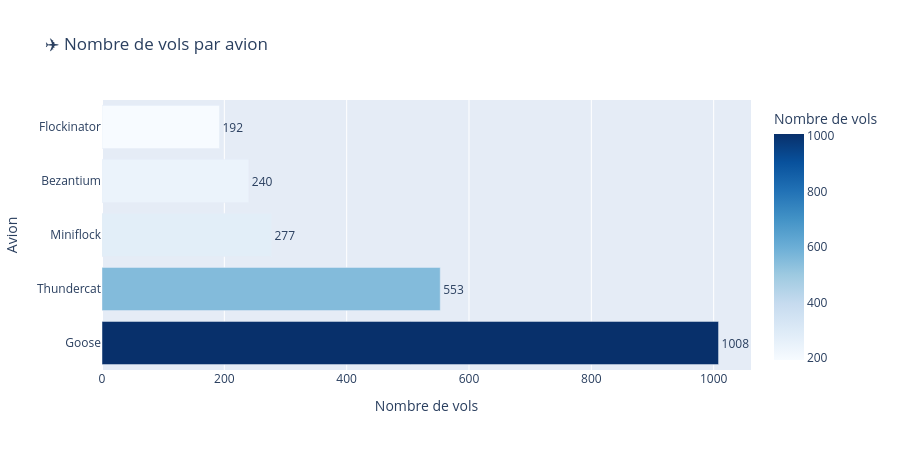

Notebook code for this chart:
### Markdown cell above
# 8- Graphique: Avion avec le plus de vols

### Code cell
fig = px.bar(
    df_q1,
    x='nombre_vols',
    y='avion',
    orientation='h',
    title='✈️ Nombre de vols par avion',
    labels={'nombre_vols': 'Nombre de vols', 'avion': 'Avion'},
    color='nombre_vols',
    color_continuous_scale='Blues',
    text='nombre_vols'
)

fig.update_traces(textposition='outside')
fig.update_layout(height=450)

fig.show()
fig.write_html('../results/fig_q1.html')
print("✅ Graphique sauvegardé: fig_q1.html")

### Figure 1 — Plotly figure (JSON) as saved in the notebook; plotly's stock layout.template omitted (floating-point values rounded to 4 significant figures)
{"data": [{"hovertemplate": "Nombre de vols=%{marker.color}<br>Avion=%{y}<extra></extra>", "legendgroup": "", "marker": {"color": [1008, 553, 277, 240, 192], "coloraxis": "coloraxis", "pattern": {"shape": ""}}, "name": "", "orientation": "h", "showlegend": false, "text": [1008.0, 553.0, 277.0, 240.0, 192.0], "textposition": "outside", "type": "bar", "x": [1008, 553, 277, 240, 192], "xaxis": "x", "y": ["Goose", "Thundercat", "Miniflock", "Bezantium", "Flockinator"], "yaxis": "y"}], "layout": {"barmode": "relative", "coloraxis": {"colorbar": {"title": {"text": "Nombre de vols"}}, "colorscale": [[0, "rgb(247,251,255)"], [0.125, "rgb(222,235,247)"], [0.25, "rgb(198,219,239)"], [0.375, "rgb(158,202,225)"], [0.5, "rgb(107,174,214)"], [0.625, "rgb(66,146,198)"], [0.75, "rgb(33,113,181)"], [0.875, "rgb(8,81,156)"], [1, "rgb(8,48,107)"]]}, "height": 450, "legend": {"tracegroupgap": 0}, "title": {"text": "✈️ Nombre de vols par avion"}, "xaxis": {"anchor": "y", "domain": [0, 1], "title": {"text": "Nombre de vols"}}, "yaxis": {"anchor": "x", "domain": [0, 1], "title": {"text": "Avion"}}}}
